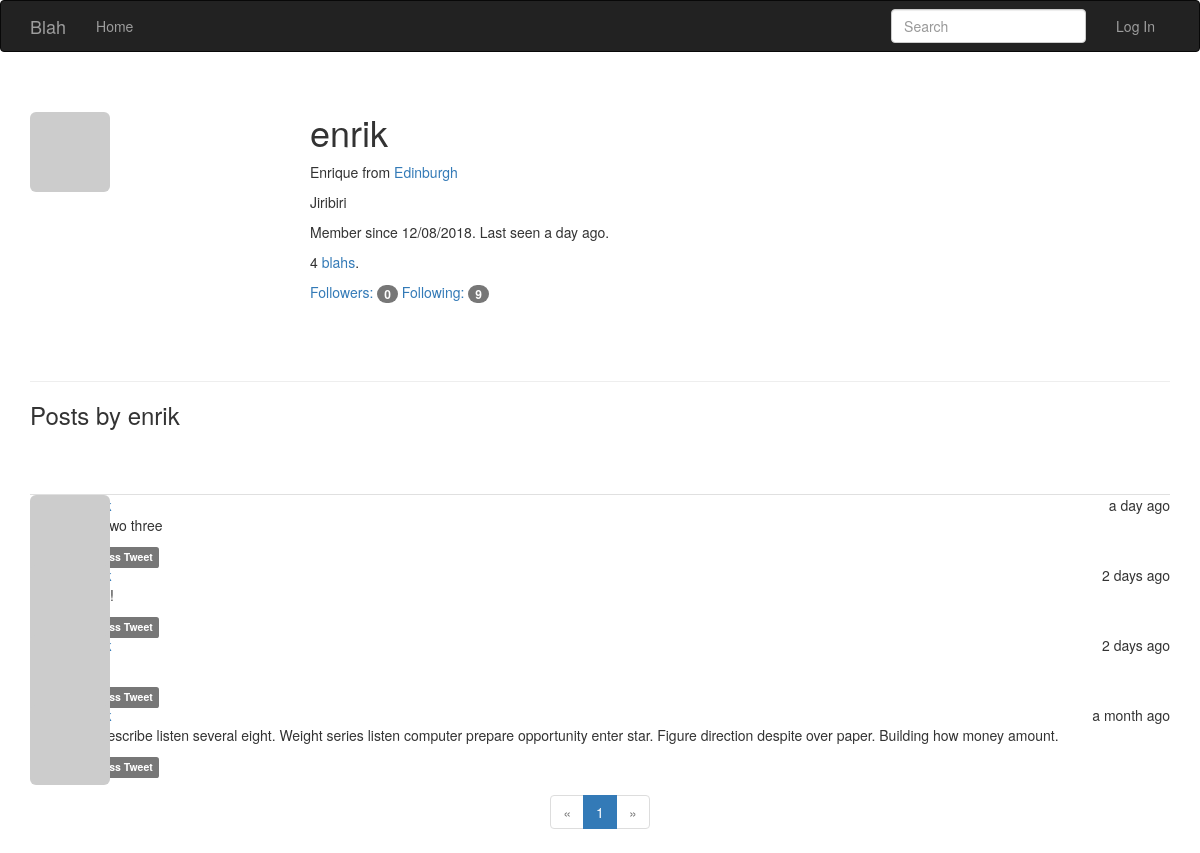
The app's page /user/enrik, older data.
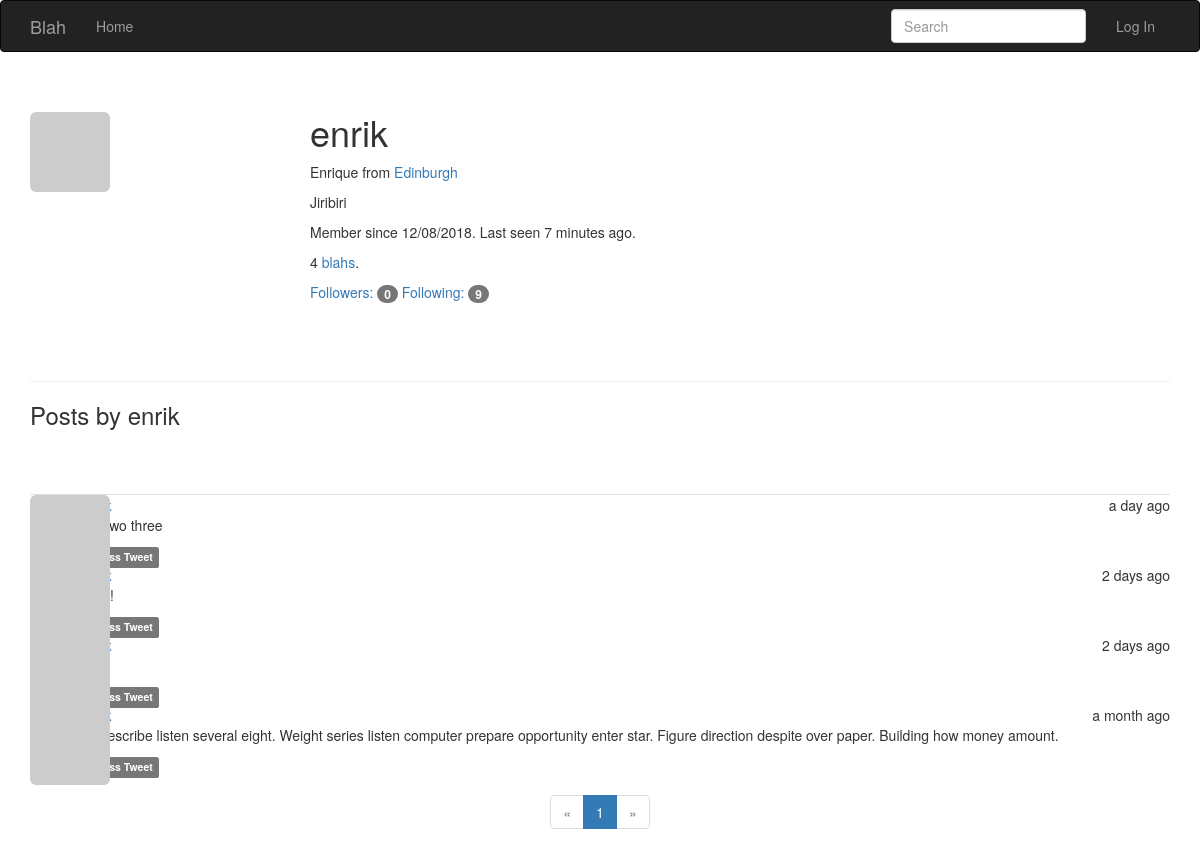
The same page, newer data.
### app/models.py (models this page shows, shortened)
class User(UserMixin, db.Model):
    __tablename__ = 'users'
    id = db.Column(db.Integer, primary_key=True)
    email = db.Column(db.String(64), unique=True, index=True)
    username = db.Column(db.String(64), unique=True, index=True)
    role_id = db.Column(db.Integer, db.ForeignKey('roles.id'))
    password_hash = db.Column(db.String(128))
    confirmed = db.Column(db.Boolean, default=False)
    name = db.Column(db.String(64))
    location = db.Column(db.String(64))
    about_me = db.Column(db.Text())
    member_since = db.Column(db.DateTime(), default=datetime.utcnow)
    last_seen = db.Column(db.DateTime(), default=datetime.utcnow)
    avatar_hash = db.Column(db.String(32))
    posts = db.relationship('Post', backref='author', lazy='dynamic')
    followed = db.relationship('Follow',
                               foreign_keys=[Follow.follower_id],
                               backref=db.backref('follower', lazy='joined'),
                               lazy='dynamic',
                               cascade='all, delete-orphan')
    followers = db.relationship('Follow',
                                foreign_keys=[Follow.followed_id],
                                backref=db.backref('followed', lazy='joined'),
                                lazy='dynamic',
                                cascade='all, delete-orphan')
    @property
    def password(self):
        raise AttributeError('Password is not a readable attribute')
    def gravatar(self, size=100, default='identicon', rating='g'):
        if request.is_secure:
            url = 'https://secure.gravatar.com/avatar'
        else:
            url = 'https://www.gravatar.com/avatar'
        hash = hashlib.md5(self.email.lower().encode('utf-8')).hexdigest()
        return '{url}/{hash}?s={size}&d={default}&r={rating}'.format(
            url=url, hash=hash, size=size, default=default, rating=rating)

class SearchableMixin(object):
    @classmethod
    def before_commit(cls, session):
        session._changes = {
            'add': list(session.new),
            'update': list(session.dirty),
            'delete': list(session.deleted)
        }
    @classmethod
    def after_commit(cls, session):
        for obj in session._changes['add']:
            if isinstance(obj, SearchableMixin):
                add_to_index(obj.__tablename__, obj)
        for obj in session._changes['update']:
            if isinstance(obj, SearchableMixin):
                add_to_index(obj.__tablename__, obj)
        for obj in session._changes['delete']:
            if isinstance(obj, SearchableMixin):
                remove_from_index(obj.__tablename__, obj)
        session._changes = None

class Post(SearchableMixin,db.Model):
    __searchable__ = ['body']
    __tablename__ = 'posts'
    id = db.Column(db.Integer, primary_key=True)
    body = db.Column(db.Text)
    body_html = db.Column(db.Text)
    timestamp = db.Column(db.DateTime, index=True, default=datetime.utcnow)
    author_id = db.Column(db.Integer, db.ForeignKey('users.id'))

### app/main/views.py (the view)
@main.route('/user/<username>')
def user(username):
    user = User.query.filter_by(username=username).first_or_404()
    if user is None:
            abort(404)
    page = request.args.get('page', 1, type=int)
    pagination = user.posts.order_by(Post.timestamp.desc()).paginate(
        page, per_page=current_app.config['POSTS_PER_PAGE'], error_out=False)
    posts = pagination.items
    max_number_of_followed=current_app.config['MAX_NUMBER_OF_FOLLOWED']
    return render_template('user.html', user=user, pagination=pagination, posts=posts, max_number_of_followed=max_number_of_followed)

### app/main/forms.py
class SearchForm(FlaskForm):
    q = StringField(_l('Search'), validators=[DataRequired()])
    def __init__(self, *args, **kwargs):
        if 'formdata' not in kwargs:
            kwargs['formdata'] = request.args
        if 'csrf_enabled' not in kwargs:
            kwargs['csrf_enabled'] = False
        super(SearchForm, self).__init__(*args, **kwargs)

### app/auth/views.py (called while the page is built)
@auth.before_app_request
def before_request():
    if current_user.is_authenticated:
        current_user.ping()
        if not current_user.confirmed \
                and request.endpoint \
                and request.blueprint != 'auth' \
                and request.endpoint != 'static':
            return redirect(url_for('auth.unconfirmed'))

### app/main/__init__.py (called while the page is built)
@main.app_context_processor
def inject_permissions():
    return dict(Permission=Permission)

### app/main/views.py (called while the page is built)
@main.before_app_request
def before_request():
    current_user.last_seen = datetime.utcnow()
    db.session.commit()
    g.search_form = SearchForm()
    g.locale = str(get_locale())

### app/models.py (called while the page is built)
    def can(self, permissions):
        return False

    def is_administrator(self):
        return False

### app/templates/user.html (shortened to what this page needs)
{% extends "base.html" %}
{% import "bootstrap/wtf.html" as wtf %}
{% import "macros.html" as macros %}
{% block page_content %}
<div class="page-header">
  <img class="img-rounded profile-thumbnail" src="{{ user.gravatar(size=256) }}">
  <div class="profile-header">
    <h1>{{ user.username }}</h1>
    {% if user.name or user.location %}
    <p>
        {% if user.name %}{{ user.name }}{% endif %}
        {% if user.location %}
            from <a href="http://maps.google.com/?q={{ user.location }}">
              {{ user.location }}
            </a>
        {% endif %}
    </p>
    {% endif %}
    {% if user.about_me %}<p>{{ user.about_me }}</p>{% endif %}
    <p>Member since {{ moment(user.member_since).format('L') }}. Last seen {{ moment(user.last_seen).fromNow() }}.</p>
    <p>{{ user.posts.count() }} <a href="{{ url_for('.user', username=user.username) }}">blahs</a>.</p>
    <p>
        <a href="{{ url_for('.followers', username=user.username) }}">Followers: <span class="badge">{{ user.followers.count() - 1}}</span></a>
        <a href="{{ url_for('.followed_by', username=user.username) }}">Following: <span class="badge">{{ user.followed.count() - 1}}</span></a>
    </p>
  </div>
</div>
<h3>Posts by {{ user.username }}</h3>
{% include 'templatePosts.html' %}
{% if pagination %}
<div class="text-center">
    {{ macros.pagination_widget(pagination, '.user', username=user.username) }}
</div>
{% endif %}
{% endblock %}

### app/templates/base.html (shortened to what this page needs)
{% extends "bootstrap/base.html" %}
{% block head %}
{{ super() }}
<link rel="stylesheet" type="text/css" href="{{ url_for('static', filename='styles.css') }}">
{% endblock %}
{% block navbar %}
<div class="navbar navbar-inverse" role="navigation">
    <div class="container">
        <div class="navbar-header">
            <a class="navbar-brand" href="{{ url_for('main.index') }}">Blah</a>
        </div>
        <div class="navbar-collapse collapse">
            <ul class="nav navbar-nav">
                <li><a href="{{ url_for('main.index') }}">Home</a></li>
            </ul>
            <ul class="nav navbar-nav navbar-right">
              <form class="navbar-form navbar-left" method="get"
                      action="{{ url_for('main.search') }}">
                  <div class="form-group">
                      {{ g.search_form.q(size=20, class='form-control',
                          placeholder=g.search_form.q.label.text) }}
                  </div>
              </form>
                {% if current_user.is_authenticated %}
                <li class="dropdown">
                    <a href="#" class="dropdown-toggle" data-toggle="dropdown">Account <b class="caret"></b></a>
                    <ul class="dropdown-menu">
                        <li><a href="{{ url_for('main.user', username=current_user.username) }}">Profile</a></li>
                        <li><a href="{{ url_for('auth.change_password') }}">Change Password</a></li>
                        <li><a href="{{ url_for('auth.logout') }}">Log Out</a></li>
                    </ul>
                </li>
                {% else %}
                <li><a href="{{ url_for('auth.login') }}">Log In</a></li>
                {% endif %}
            </ul>
        </div>
    </div>
</div>
{% endblock %}
{% block content %}
<div class="container">
    {% block page_content %}{% endblock %}
</div>
{% endblock %}

### app/templates/macros.html
{% macro pagination_widget(pagination, endpoint) %}
<ul class="pagination" >
    <li{% if not pagination.has_prev %} class="disabled"{% endif %}>
        <a href="{% if pagination.has_prev %}{{ url_for(endpoint, page=pagination.prev_num, **kwargs) }}{% else %}#{% endif %}">
            &laquo;
        </a>
    </li>
    {% for p in pagination.iter_pages() %}
        {% if p %}
            {% if p == pagination.page %}
            <li class="active">
                <a href="{{ url_for(endpoint, page = p, **kwargs) }}">{{ p }}</a>
            </li>
            {% else %}
            <li>
                <a href="{{ url_for(endpoint, page = p, **kwargs) }}">{{ p }}</a>
            </li>
            {% endif %}
        {% else %}
        <li class="disabled"><a href="#">&hellip;</a></li>
        {% endif %}
    {% endfor %}
    <li{% if not pagination.has_next %} class="disabled"{% endif %} >
        <a href="{% if pagination.has_next %}{{ url_for(endpoint, page=pagination.next_num, **kwargs) }}{% else %}#{% endif %}">
            &raquo;
        </a>
    </li>
</ul>
{% endmacro %}

### app/templates/templatePosts.html
<br><br>
<ul class="posts">
    {% for post in posts %}
    <li class="list-unstyled">
        <div class="post-thumbnail" >
            <a href="{{ url_for('.user', username=post.author.username) }}">
                <img class="img-rounded profile-thumbnail" src="{{ post.author.gravatar(size=40) }}">
            </a>
        </div>
        <div class="post-content">
            <div class="post-date">{{ moment(post.timestamp).fromNow() }}</div>
            <div class="post-author"><a href="{{ url_for('.user', username=post.author.username) }}">{{ post.author.username }}</a></div>
            <div class="post-body">
              {% if post.body_html %}
                {{ post.body_html | safe }}
              {% else %}
                {{ post.body }}
              {% endif %}
            </div>
            <div class="post-footer">
                <a href="{{ url_for('.post', id=post.id) }}">
                    <span class="label label-default">Access Tweet</span>
                </a>
            </div>
        </div>
    </li>
    {% endfor %}
</ul>

### app/static/styles.css (style rules this page uses)
.profile-thumbnail { position: absolute; }
.profile-header { min-height: 260px; margin-left: 280px; }
ul.posts { list-style-type: none; padding: 0px; margin: 16px 0px 0px 0px; border-top: 1px solid #e0e0e0; }
div.post-date { float: right; }
div.post-author { font-weight: bold; }
div.post-thumbnail { position: absolute; }
div.post-content { margin-left: 48px; min-height: 48px; }

Row changes from the older to the newer data that the page shows:
changed User "enrik": last_seen "a day ago" → "7 minutes ago"
